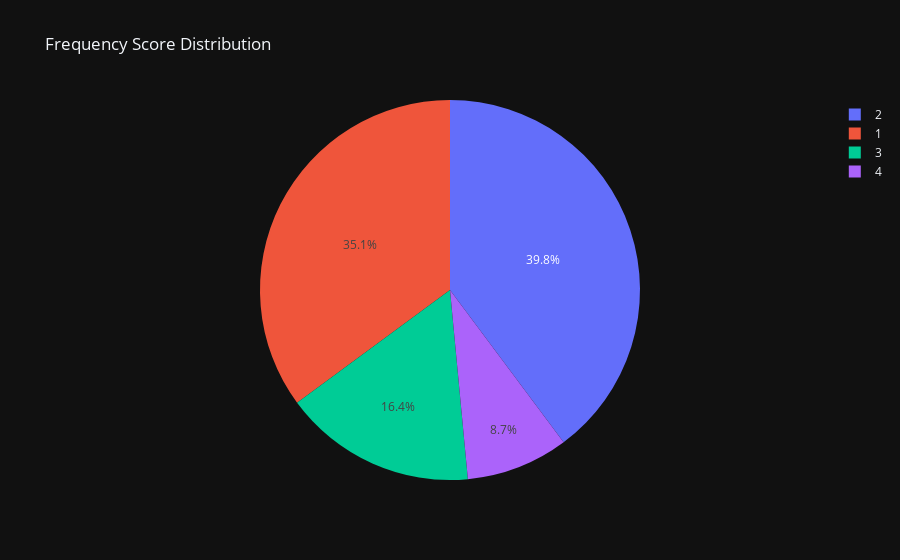

Here is the notebook cell this chart was saved with:
### Code cell
fig = px.pie(df, values = customer_rfm['Frequency_Score'].value_counts(),
             names = (customer_rfm["Frequency_Score"].value_counts()).index,
             title = 'Frequency Score Distribution')
fig.show()

### Figure 1 — Plotly figure (JSON) as saved in the notebook; plotly's stock layout.template omitted (floating-point values rounded to 4 significant figures)
{"data": [{"domain": {"x": [0.0, 1.0], "y": [0.0, 1.0]}, "hovertemplate": "label=%{label}<br>value=%{value}<extra></extra>", "labels": [2, 1, 3, 4], "legendgroup": "", "name": "", "showlegend": true, "values": [1537, 1356, 633, 336], "type": "pie"}], "layout": {"legend": {"tracegroupgap": 0}, "title": {"text": "Frequency Score Distribution"}}}
